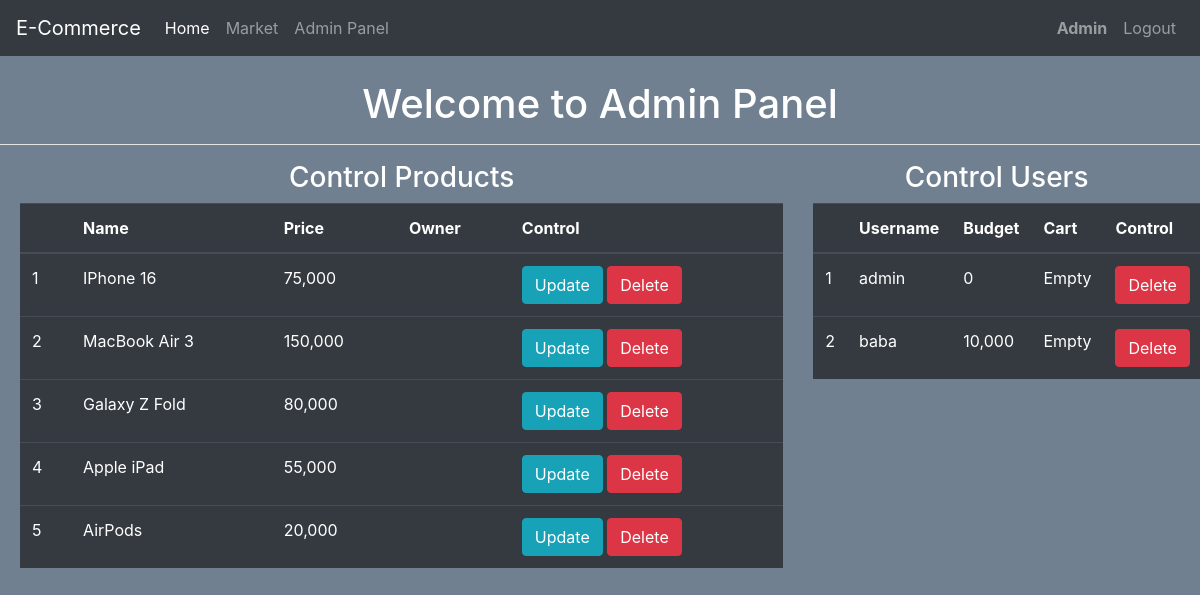
The page /admin (signed in) on the database its author committed.
### Market/models.py (models this page shows, shortened)
class User(db.Model, UserMixin):
    id = db.Column(db.Integer, primary_key=True)
    username = db.Column(db.String(length=30), nullable=False, unique=True)
    email_address = db.Column(db.String(length=50), nullable=False, unique=True)
    password_hash = db.Column(db.String(length=60), nullable=False)
    budget = db.Column(db.Integer, nullable=False, default=10000)
    items = db.relationship('Item', backref='owned_user', lazy=True)
    @property
    def prettier_budget(self):
        if len(str(self.budget)) >= 4:
            return f'{str(self.budget)[:-3]},{str(self.budget)[-3:]} '
        return f'{self.budget} '
    @property
    def password(self):
        return self.password

class Item(db.Model):
    id = db.Column(db.Integer, primary_key=True)
    name = db.Column(db.String(length=30), nullable=False, unique=True)
    barcode = db.Column(db.String(length=12), nullable=False, unique=True)
    price = db.Column(db.Integer, nullable=False)
    description = db.Column(db.String(length=1024), nullable=False)
    owner = db.Column(db.Integer, db.ForeignKey('user.id'))
    @property
    def prettier_price(self):
        if len(str(self.price)) >= 4:
            return f'{str(self.price)[:-3]},{str(self.price)[-3:]} '
        else:
            return f'{self.price} '

### Market/routes.py (the view)
@app.route("/admin")
@login_required
def AdminPage():
    if not current_user.username=='admin':
        flash('Please login as admin to access the admin panel!', category='danger')
        return redirect(url_for('LoginPage'))
    return render_template('ADMIN.html', title='Admin', users=User.query.all(), items=Item.query.all())

### Market/models.py (called while the page is built)
@login_manager.user_loader
def load_user(user_id):
    return User.query.get(int(user_id))

### Market/templates/ADMIN.html
{% extends "base.html" %}
{% block body %}
    <h1 style="text-align: center;">Welcome to Admin Panel</h1><hr style="background-color: #FFF;">
    <div class="row" style="margin-left: 5px; margin-right: 5px;">
        <div class="col-8">
            <h3 style="text-align: center;">Control Products</h3>
            <table class="table table-hover table-dark">
                <thead>
                    <tr>
                        <th scope="col"></th>
                        <th scope="col">Name</th>
                        <th scope="col">Price</th>
                        <th scope="col">Owner</th>
                        <th scope="col">Control</th>
                    </tr>
                </thead>
                <tbody>
                    {% for item in items %}
                    <tr>
                        <td>{{ item.id }}</td>
                        <td>{{ item.name }}</td>
                        <td>{{ item.prettier_price }}</td>
                        <td><strong>{{ item.owned_user.username }}</strong></td>
                        <td>
                            <button class="btn btn-outline btn-info">Update</button>
                            <button class="btn btn-outline btn-danger">Delete</button>
                        </td>
                    </tr>
                    {% endfor %}
                </tbody>
            </table>
        </div>
        <div class="col-4">
            <h3 style="text-align: center;">Control Users</h3>
            <table class="table table-hover table-dark">
                <thead>
                    <tr>
                        <th scope="col"></th>
                        <th scope="col">Username</th>
                        <th scope="col">Budget</th>
                        <th scope="col">Cart</th>
                        <th scope="col">Control</th>
                    </tr>
                </thead>
                <tbody>
                    {% for user in users %}
                    <tr>
                        <td>{{ user.id }}</td>
                        <td>{{ user.username }}</td>
                        <td>{{ user.prettier_budget }}</td>
                        {% if user.items.__len__() != 0 %}
                        <td><strong style="text-align: center;">{{ user.items.__len__() }}</strong> Items</td>
                        {% else %}
                        <td>Empty</td>
                        {% endif %}
                        <td>
                            <button class="btn btn-outline btn-danger">Delete</button>
                        </td>
                    </tr>
                    {% endfor %}
                </tbody>
            </table>
        </div>
    </div>
{% endblock %}

### Market/templates/base.html (shortened to what this page needs)
<!DOCTYPE html>
<html lang="en">
<head>
    <link rel="stylesheet" href="https://cdn.jsdelivr.net/npm/bootstrap@4.5.3/dist/css/bootstrap.min.css">
</head>
<body style="background-color: #708090; color: #fff;">
    <nav class="navbar navbar-expand-md navbar-dark bg-dark" style="font: bold;">
		<a class="navbar-brand" href="{{ url_for('HomePage') }}">E-Commerce</a>
		<div class="collapse navbar-collapse" id="navbarNav">
			<ul class="navbar-nav mr-auto">
				<li class="nav-item active">
					<a class="nav-link" href="{{ url_for('HomePage') }}">Home </a>
				</li>
				<li class="nav-item">
					<a class="nav-link" href="{{ url_for('MarketPage') }}">Market</a>
				</li>
				<li class="nav-item">
					<a class="nav-link" href="{{ url_for('AdminPage') }}">Admin Panel</a>
				</li>
			</ul>
            {% if current_user.is_authenticated %}
            <ul class="navbar-nav">
                <li class="nav-item">
                    <a class="nav-link"><b style="text-transform: capitalize;">{{ current_user.username }}</b></a>
                </li>
                <li class="nav-item">
                    <a class="nav-link" href="{{ url_for('LogoutPage') }}">Logout</a>
                </li>
            </ul>
          {% endif %}
		</div>
	</nav>
    <br>
    {% block body %}{% endblock %}
</body>
</html>

### rows shown on the page
User: username "Admin", id "1", username "admin", prettier_budget "0"
Item: id "1", name "IPhone 16", prettier_price "75,000"
Item: id "2", name "MacBook Air 3", prettier_price "150,000"
Item: id "3", name "Galaxy Z Fold", prettier_price "80,000"
Item: id "4", name "Apple iPad", prettier_price "55,000"
Item: id "5", name "AirPods", prettier_price "20,000"
User: id "2", username "baba", prettier_budget "10,000"
